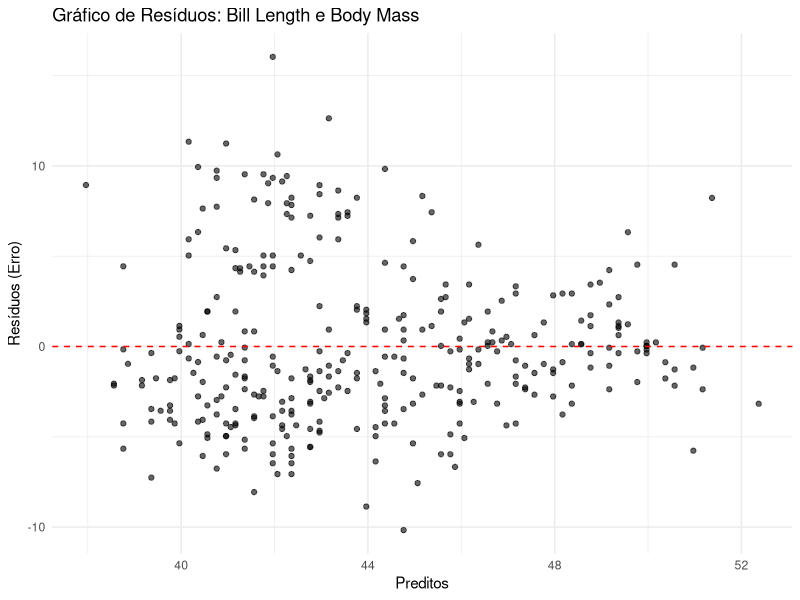

Source code (R):
library(palmerpenguins)
library(ggplot2)


penguins_clean <- na.omit(penguins)
modelo_lm <- lm(bill_length_mm ~ body_mass_g, data = penguins_clean)
residuos <- residuals(modelo_lm)
preditos <- predict(modelo_lm)

penguins_clean$residuos <- residuos
penguins_clean$preditos <- preditos

ggplot(penguins_clean, aes(x = preditos, y = residuos)) +
  geom_point(alpha = 0.6) +
  geom_hline(yintercept = 0, linetype = "dashed", color = "red") +
  labs(
    title = "Gráfico de Resíduos: Bill Length e Body Mass",
    x = "Preditos",
    y = "Resíduos (Erro)"
  ) +
  theme_minimal()


rmse <- sqrt(mean(residuos^2))

sq_total <- sum((penguins_clean$bill_length_mm - mean(penguins_clean$bill_length_mm))^2)
sq_residuos <- sum(residuos^2)
r_squared <- 1 - (sq_residuos / sq_total)

cat("RMSE:", round(rmse, 4), "\n")
cat("R^2:", round(r_squared, 4), "\n")